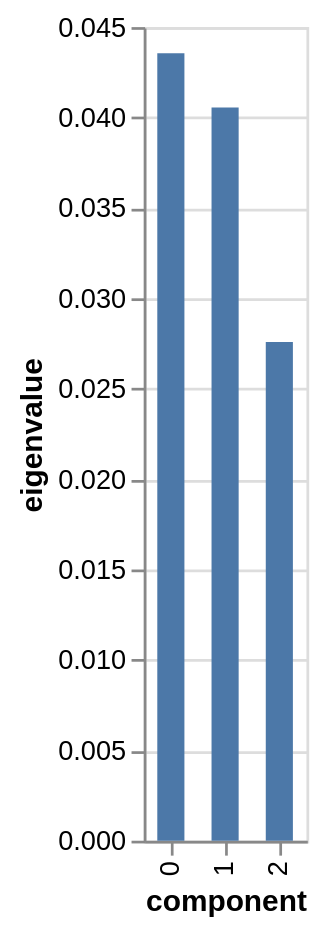

The code cell stored with this chart in its notebook:
### Code cell
pga.scree_plot()

### Figure 1 — Vega-Lite specification as saved in the notebook (floating-point values rounded to 4 significant figures)
{"config": {"view": {"continuousWidth": 300, "continuousHeight": 300}}, "data": {"name": "data-38d3c97534eecbf8dd833623d0a84e6a"}, "mark": {"type": "bar", "size": 10}, "encoding": {"tooltip": [{"field": "component", "type": "nominal"}, {"field": "eigenvalue", "type": "quantitative"}, {"field": "% of variance", "type": "quantitative"}, {"field": "% of variance (cumulative)", "type": "quantitative"}], "x": {"field": "component", "sort": ["0", "1", "2"], "type": "nominal"}, "y": {"field": "eigenvalue", "type": "quantitative"}}, "$schema": "https://vega.github.io/schema/vega-lite/v5.20.1.json", "datasets": {"data-38d3c97534eecbf8dd833623d0a84e6a": [{"component": "0", "eigenvalue": 0.04356, "% of variance": 39.0, "% of variance (cumulative)": 39.0}, {"component": "1", "eigenvalue": 0.04055, "% of variance": 36.3, "% of variance (cumulative)": 75.3}, {"component": "2", "eigenvalue": 0.02758, "% of variance": 24.7, "% of variance (cumulative)": 100.0}]}}
